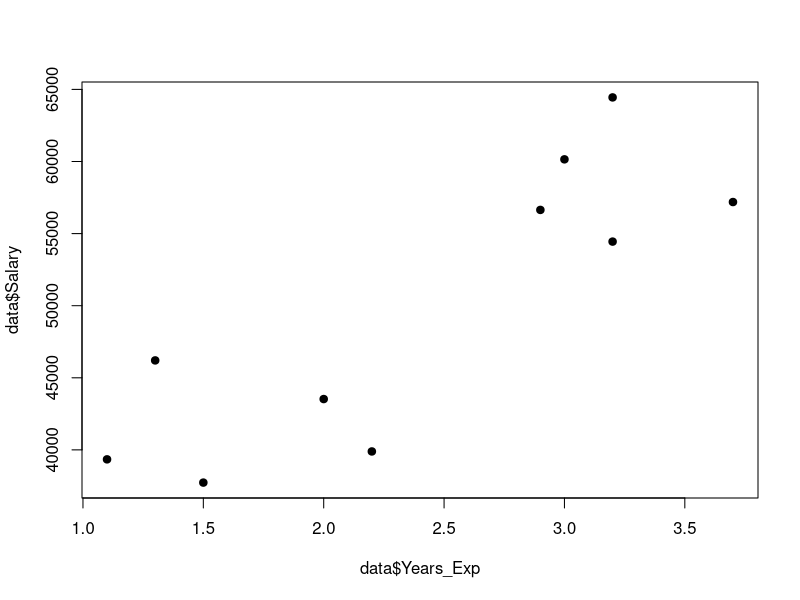
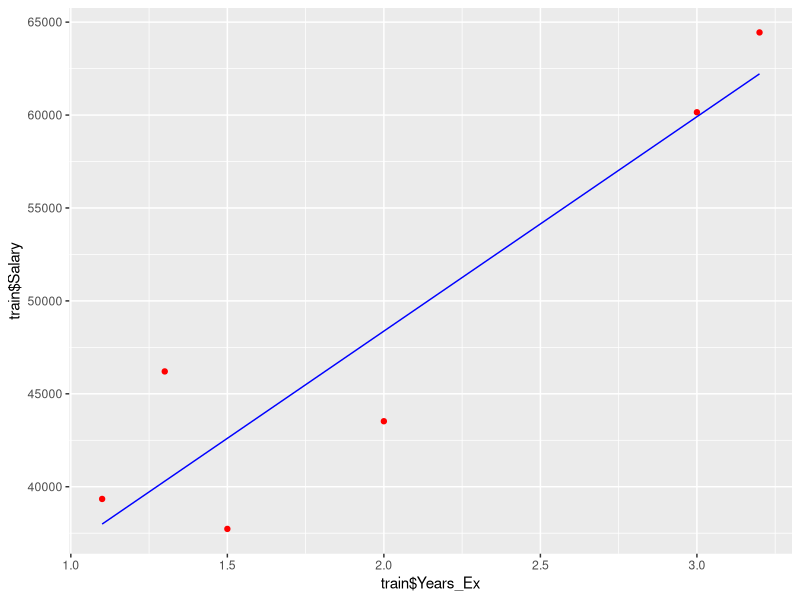
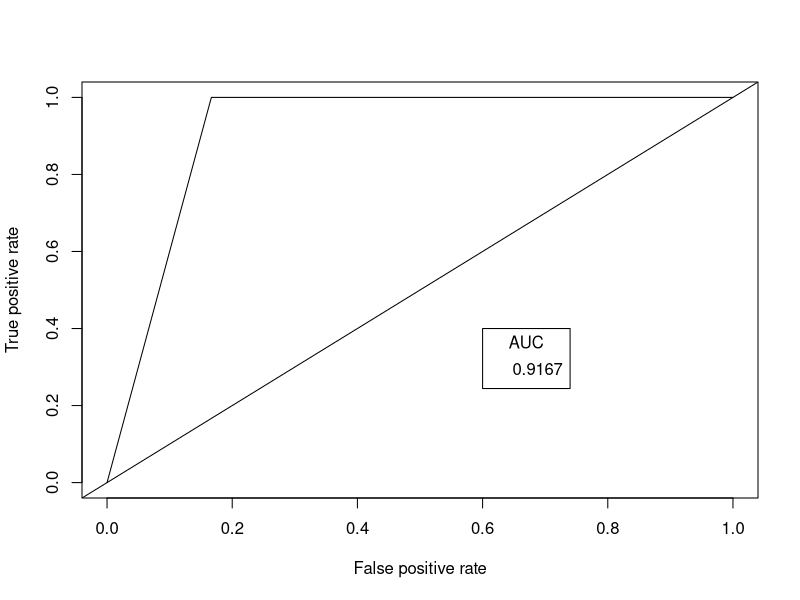

Here is the R script that generated these plots, in order:
#linear regression
library(caTools)
data <- data.frame(
  Years_Exp = c(1.1, 1.3, 1.5, 2.0, 2.2, 2.9, 3.0, 3.2, 3.2, 3.7),
  Salary = c(39343.00, 46205.00, 37731.00, 43525.00,
             39891.00, 56642.00, 60150.00, 54445.00, 64445.00, 57189.00)
)
plot(data$Years_Exp, data$Salary,pch=19)
split=sample.split(data$Salary)
train=subset(data, split == TRUE)
test=subset(data, split == FALSE)
md= lm(formula = Salary ~ Years_Exp,data = train)
coef(md)
ypred = predict(md, newdata = test)
library(ggplot2)
ggplot() + 
  geom_point(aes(x = train$Years_Ex, y = train$Salary),colour = 'red') +
  geom_line(aes(x = train$Years_Ex,y = predict(md, newdata = train)),colour = 
              'blue')



#LOGISTIC REGRESSION
#logistic regression
install.packages("caTools")
library(caTools)
head(mtcars)
set.seed(300)
split<-sample.split(mtcars$vs)
train<-subset(mtcars,split==TRUE)
test<-subset(mtcars,split==FALSE)
md<-glm(vs~hp+wt,data=mtcars,family = binomial())
md
pred<-predict(md,test)
pred<-ifelse(pred>0.5,1,0)
table(pred,test$vs)
install.packages("ROCR")
library(ROCR)
roc<-performance(prediction(pred,test$vs),measure = 'tpr',x.measure = 'fpr')
plot(roc)

auc <- performance(prediction(pred,test$vs), measure = "auc")
auc <- auc@y.values[[1]]
auc
abline(a = 0, b = 1)
auc <- round(auc, 4)
legend(.6, .4, auc, title = "AUC", cex = 1)
